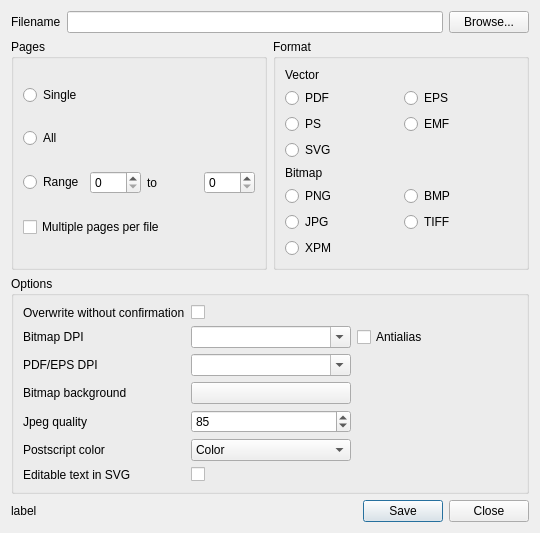
<?xml version="1.0" encoding="UTF-8"?>
<ui version="4.0">
 <class>Dialog</class>
 <widget class="QDialog" name="Dialog">
  <property name="geometry">
   <rect>
    <x>0</x>
    <y>0</y>
    <width>540</width>
    <height>533</height>
   </rect>
  </property>
  <property name="windowTitle">
   <string>Export</string>
  </property>
  <layout class="QVBoxLayout" name="verticalLayout_3">
   <item>
    <layout class="QHBoxLayout" name="horizontalLayout_2">
     <item>
      <widget class="QLabel" name="label_4">
       <property name="text">
        <string>Filename</string>
       </property>
      </widget>
     </item>
     <item>
      <widget class="QLineEdit" name="editFileName">
       <property name="toolTip">
        <string>&lt;html&gt;&lt;head/&gt;&lt;body&gt;&lt;p&gt;Name of file to export. When exporting multiple pages to multiple files %PAGENUM% is the number of the page and %PAGENAME% is the name of the page.&lt;/p&gt;&lt;/body&gt;&lt;/html&gt;</string>
       </property>
      </widget>
     </item>
     <item>
      <widget class="QPushButton" name="buttonBrowse">
       <property name="text">
        <string>Browse...</string>
       </property>
      </widget>
     </item>
    </layout>
   </item>
   <item>
    <layout class="QHBoxLayout" name="horizontalLayout_3">
     <item>
      <widget class="QGroupBox" name="groupBox">
       <property name="title">
        <string>Pages</string>
       </property>
       <layout class="QVBoxLayout" name="verticalLayout">
        <item>
         <widget class="QRadioButton" name="radioPageSingle">
          <property name="text">
           <string>Single</string>
          </property>
         </widget>
        </item>
        <item>
         <widget class="QRadioButton" name="radioPageAll">
          <property name="text">
           <string>All</string>
          </property>
         </widget>
        </item>
        <item>
         <layout class="QHBoxLayout" name="horizontalLayout">
          <item>
           <widget class="QRadioButton" name="radioPageRange">
            <property name="text">
             <string>Range</string>
            </property>
           </widget>
          </item>
          <item>
           <widget class="QSpinBox" name="pageRangeMin"/>
          </item>
          <item>
           <widget class="QLabel" name="label">
            <property name="text">
             <string>to</string>
            </property>
           </widget>
          </item>
          <item>
           <widget class="QSpinBox" name="pageRangeMax"/>
          </item>
         </layout>
        </item>
        <item>
         <widget class="QCheckBox" name="checkMultiPage">
          <property name="text">
           <string>Multiple pages per file</string>
          </property>
         </widget>
        </item>
       </layout>
      </widget>
     </item>
     <item>
      <widget class="QGroupBox" name="groupBox_2">
       <property name="title">
        <string>Format</string>
       </property>
       <layout class="QVBoxLayout" name="verticalLayout_2">
        <item>
         <widget class="QLabel" name="label_2">
          <property name="text">
           <string>Vector</string>
          </property>
         </widget>
        </item>
        <item>
         <layout class="QGridLayout" name="gridLayout">
          <item row="0" column="1">
           <widget class="QRadioButton" name="radioFormatEPS">
            <property name="toolTip">
             <string>Single page encapsulated Postscript for embedding</string>
            </property>
            <property name="text">
             <string>EPS</string>
            </property>
           </widget>
          </item>
          <item row="2" column="0">
           <widget class="QRadioButton" name="radioFormatSVG">
            <property name="toolTip">
             <string>Single page scalable vector graphics</string>
            </property>
            <property name="text">
             <string>SVG</string>
            </property>
           </widget>
          </item>
          <item row="0" column="0">
           <widget class="QRadioButton" name="radioFormatPDF">
            <property name="toolTip">
             <string>Single or multi-page PDF</string>
            </property>
            <property name="text">
             <string>PDF</string>
            </property>
           </widget>
          </item>
          <item row="1" column="0">
           <widget class="QRadioButton" name="radioFormatPS">
            <property name="toolTip">
             <string>Multi-page Postscript</string>
            </property>
            <property name="text">
             <string>PS</string>
            </property>
           </widget>
          </item>
          <item row="1" column="1">
           <widget class="QRadioButton" name="radioFormatEMF">
            <property name="toolTip">
             <string>Windows embedded metafile</string>
            </property>
            <property name="text">
             <string>EMF</string>
            </property>
           </widget>
          </item>
         </layout>
        </item>
        <item>
         <widget class="QLabel" name="label_3">
          <property name="text">
           <string>Bitmap</string>
          </property>
         </widget>
        </item>
        <item>
         <layout class="QGridLayout" name="gridLayout_2">
          <item row="0" column="0">
           <widget class="QRadioButton" name="radioFormatPNG">
            <property name="text">
             <string>PNG</string>
            </property>
           </widget>
          </item>
          <item row="0" column="1">
           <widget class="QRadioButton" name="radioFormatBMP">
            <property name="text">
             <string>BMP</string>
            </property>
           </widget>
          </item>
          <item row="1" column="0">
           <widget class="QRadioButton" name="radioFormatJPG">
            <property name="text">
             <string>JPG</string>
            </property>
           </widget>
          </item>
          <item row="1" column="1">
           <widget class="QRadioButton" name="radioFormatTIFF">
            <property name="text">
             <string>TIFF</string>
            </property>
           </widget>
          </item>
          <item row="2" column="0">
           <widget class="QRadioButton" name="radioFormatXPM">
            <property name="text">
             <string>XPM</string>
            </property>
           </widget>
          </item>
         </layout>
        </item>
       </layout>
      </widget>
     </item>
    </layout>
   </item>
   <item>
    <widget class="QGroupBox" name="groupBox_3">
     <property name="title">
      <string>Options</string>
     </property>
     <layout class="QGridLayout" name="gridLayout_3">
      <item row="1" column="0">
       <widget class="QLabel" name="labelDPI">
        <property name="text">
         <string>Bitmap DPI</string>
        </property>
       </widget>
      </item>
      <item row="1" column="1">
       <widget class="QComboBox" name="exportDPI">
        <property name="toolTip">
         <string>Dots Per Inch is used to convert from the physical size
of the plot to the number of pixels in output bitmaps.
Increase this to make output bitmaps have more pixels.</string>
        </property>
        <property name="editable">
         <bool>true</bool>
        </property>
       </widget>
      </item>
      <item row="1" column="2">
       <widget class="QCheckBox" name="exportAntialias">
        <property name="toolTip">
         <string>Appy antialiasing, or smoothing, to output bitmap images.
This is recommended for most purposes.</string>
        </property>
        <property name="text">
         <string>Antialias</string>
        </property>
       </widget>
      </item>
      <item row="2" column="0">
       <widget class="QLabel" name="labelDPIPDF">
        <property name="text">
         <string>PDF/EPS DPI</string>
        </property>
       </widget>
      </item>
      <item row="2" column="1">
       <widget class="QComboBox" name="exportDPIPDF">
        <property name="toolTip">
         <string>The number of dots per inch used for writing PDF and EPS files.
As these are vector formats, this does not make much difference
to the output, but larger values improve the placement of
characters and also make hatched fills finer.</string>
        </property>
        <property name="editable">
         <bool>true</bool>
        </property>
       </widget>
      </item>
      <item row="3" column="0">
       <widget class="QLabel" name="labelBackgroundButton">
        <property name="text">
         <string>Bitmap background</string>
        </property>
       </widget>
      </item>
      <item row="3" column="1">
       <widget class="QPushButton" name="exportBackgroundButton">
        <property name="toolTip">
         <string>Use alpha channel values of 0 for transparency</string>
        </property>
        <property name="text">
         <string/>
        </property>
       </widget>
      </item>
      <item row="4" column="0">
       <widget class="QLabel" name="labelQuality">
        <property name="text">
         <string>Jpeg quality</string>
        </property>
       </widget>
      </item>
      <item row="4" column="1">
       <widget class="QSpinBox" name="exportQuality">
        <property name="toolTip">
         <string>Choose Jpeg quality setting. Lower values give
poorer quality and are more compressed.</string>
        </property>
        <property name="minimum">
         <number>0</number>
        </property>
        <property name="maximum">
         <number>100</number>
        </property>
        <property name="value">
         <number>85</number>
        </property>
       </widget>
      </item>
      <item row="5" column="0">
       <widget class="QLabel" name="labelColor">
        <property name="text">
         <string>Postscript color</string>
        </property>
       </widget>
      </item>
      <item row="5" column="1">
       <widget class="QComboBox" name="exportColor">
        <property name="toolTip">
         <string>Output postscript as full color, or convert to greyscale</string>
        </property>
        <item>
         <property name="text">
          <string>Color</string>
         </property>
        </item>
        <item>
         <property name="text">
          <string>Greyscale</string>
         </property>
        </item>
       </widget>
      </item>
      <item row="6" column="0">
       <widget class="QLabel" name="labelSVGTextAsText">
        <property name="text">
         <string>Editable text in SVG</string>
        </property>
       </widget>
      </item>
      <item row="6" column="1">
       <widget class="QCheckBox" name="exportSVGTextAsText">
        <property name="toolTip">
         <string>Exports text in SVG files as text, rather than curves. Curves
mean that the file will display the same on any system, but
text can be edited easily in other programs.</string>
        </property>
        <property name="text">
         <string/>
        </property>
       </widget>
      </item>
      <item row="0" column="1">
       <widget class="QCheckBox" name="checkOverwrite">
        <property name="text">
         <string/>
        </property>
       </widget>
      </item>
      <item row="0" column="0">
       <widget class="QLabel" name="labelCheckOverwrite">
        <property name="text">
         <string>Overwrite without confirmation</string>
        </property>
       </widget>
      </item>
     </layout>
    </widget>
   </item>
   <item>
    <spacer name="verticalSpacer">
     <property name="orientation">
      <enum>Qt::Vertical</enum>
     </property>
     <property name="sizeHint" stdset="0">
      <size>
       <width>20</width>
       <height>40</height>
      </size>
     </property>
    </spacer>
   </item>
   <item>
    <layout class="QHBoxLayout" name="horizontalLayout_4">
     <item>
      <widget class="QLabel" name="labelStatus">
       <property name="text">
        <string>label</string>
       </property>
      </widget>
     </item>
     <item>
      <widget class="QDialogButtonBox" name="buttonBox">
       <property name="orientation">
        <enum>Qt::Horizontal</enum>
       </property>
       <property name="standardButtons">
        <set>QDialogButtonBox::Close|QDialogButtonBox::Save</set>
       </property>
      </widget>
     </item>
    </layout>
   </item>
  </layout>
 </widget>
 <resources/>
 <connections>
  <connection>
   <sender>buttonBox</sender>
   <signal>accepted()</signal>
   <receiver>Dialog</receiver>
   <slot>accept()</slot>
   <hints>
    <hint type="sourcelabel">
     <x>248</x>
     <y>254</y>
    </hint>
    <hint type="destinationlabel">
     <x>157</x>
     <y>274</y>
    </hint>
   </hints>
  </connection>
  <connection>
   <sender>buttonBox</sender>
   <signal>rejected()</signal>
   <receiver>Dialog</receiver>
   <slot>reject()</slot>
   <hints>
    <hint type="sourcelabel">
     <x>316</x>
     <y>260</y>
    </hint>
    <hint type="destinationlabel">
     <x>286</x>
     <y>274</y>
    </hint>
   </hints>
  </connection>
 </connections>
</ui>
